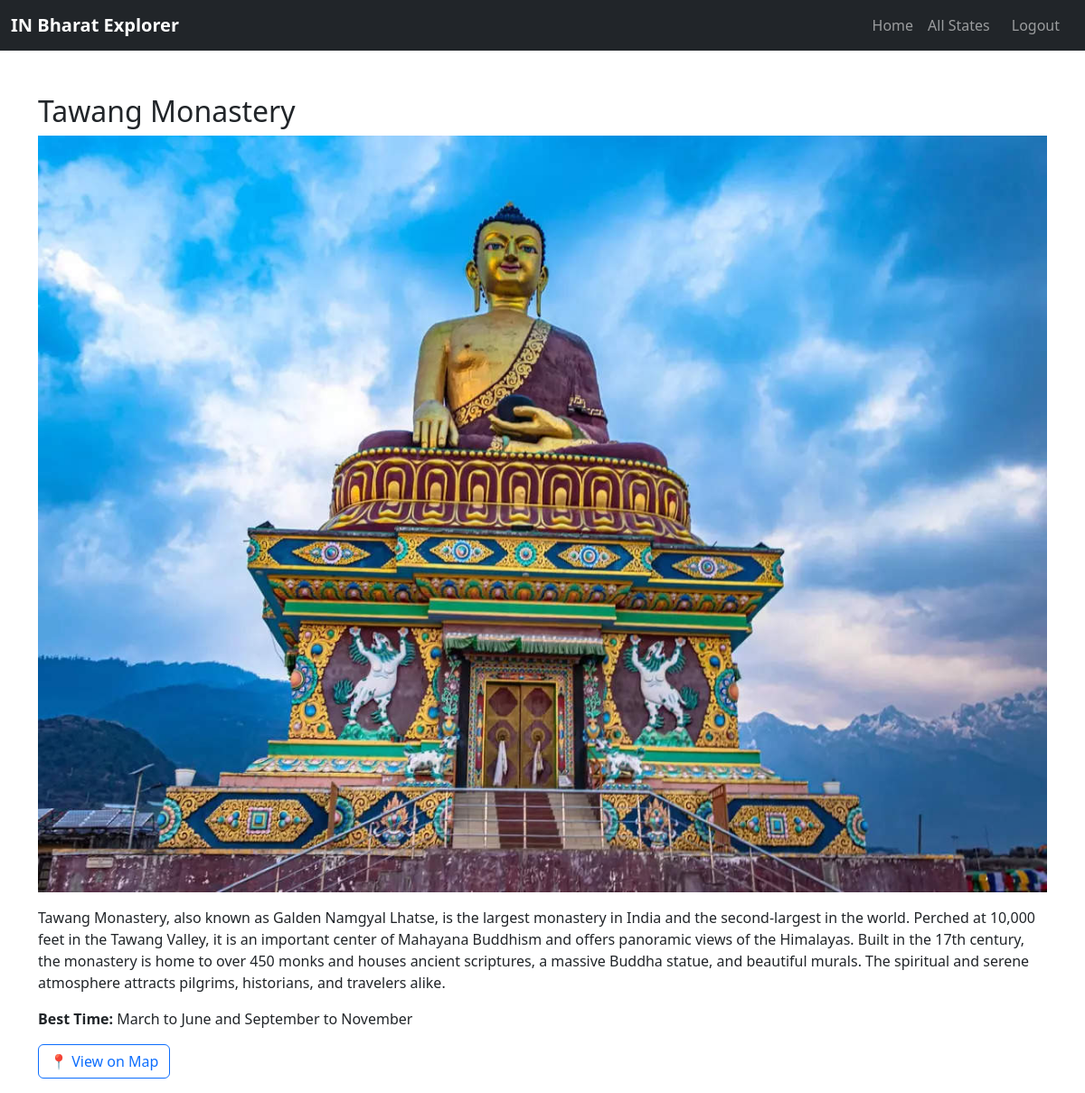
The app's page /place/29/ (signed in) with its own data.
### places/models.py (models this page shows, shortened)
class TouristPlace(models.Model):
    state = models.ForeignKey(State, on_delete=models.CASCADE)
    name = models.CharField(max_length=200)
    description = models.TextField()
    category = models.ForeignKey(Category, on_delete=models.SET_NULL, null=True, blank=True)
    image = models.ImageField(upload_to='place_images/', blank=True, null=True)
    best_time = models.CharField(max_length=100, blank=True, null=True)
    location = models.CharField(max_length=200, blank=True, null=True)
    main_image_url = models.URLField(blank=True, null=True)
    @property
    def location_url(self):
        if self.location:
            return f"https://www.google.com/maps/search/?api=1&query={self.location.replace(' ', '+')}"
        return "#"

### places/views.py (the view)
# urls.py: path('place/<int:place_id>/', views.place_detail, name='place_detail'),
@login_required(login_url='login')
def place_detail(request, place_id):
    place = get_object_or_404(TouristPlace, pk=place_id)
    return render(request, 'places/place_detail.html', {'place': place})  # ✅ correct already

### places/templates/places/place_detail.html
{% extends 'places/base.html' %}
{% block content %}
<div class="container mt-5">
    <h2>{{ place.name }}</h2>
    {% if place.image %}
    <img src="{{ place.image.url }}" class="img-fluid" alt="{{ place.name }}">
    {% endif %}
    <p class="mt-3">{{ place.description }}</p>
    <p><strong>Best Time:</strong> {{ place.best_time }}</p>
    <p><a href="{{ place.location_url }}" class="btn btn-outline-primary" target="_blank">📍 View on Map</a></p>
</div>
{% endblock %}

### records on screen
TouristPlace: name "Tawang Monastery", image (picture), description "Tawang Monastery, also known as Galden Namgyal Lhatse, is the largest monastery in India and the second-largest in the world. Perched at 10,000 feet in the Tawang Valley, it is an important center of Mahayana Buddhism and offers panoramic views of the Himalayas. Built in the 17th century, the monastery is home to over 450 monks and houses ancient scriptures, a massive Buddha statue, and beautiful murals. The spiritual and serene atmosphere attracts pilgrims, historians, and travelers alike.", best_time "March to June and September to November"
